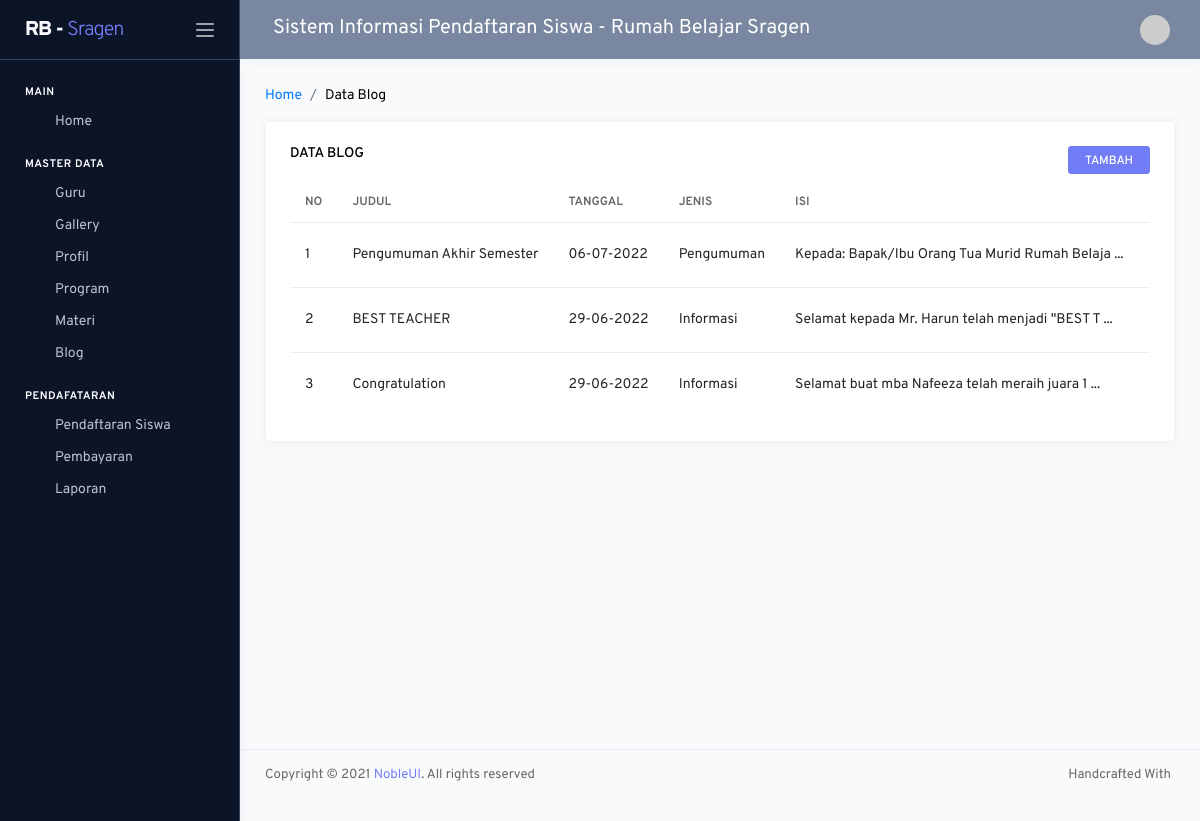
The page /admin/index.php?hal=blog/data on the database its author committed.
### tables this page shows
CREATE TABLE `tb_blog` (
  `idblog` int(11) NOT NULL AUTO_INCREMENT,
  `judul` varchar(100) DEFAULT NULL,
  `jenis` varchar(100) DEFAULT NULL,
  `isi` text,
  `foto` varchar(100) DEFAULT NULL,
  `tanggal` date DEFAULT NULL,
  `idpengguna` int(11) DEFAULT NULL,
  PRIMARY KEY (`idblog`),
  KEY `idpengguna` (`idpengguna`),
  CONSTRAINT `tb_blog_ibfk_1` FOREIGN KEY (`idpengguna`) REFERENCES `tb_pengguna` (`idpengguna`)
);

### setting/crud.php (called while the page is built, shortened)
<?php
 function _dataGetAll ($mysqli,$sql){
  $hasil=array();
  $result = $mysqli->query($sql);
  $num_results = $result->num_rows;
  if($num_results > 0){
    while ($data=mysqli_fetch_assoc($result)) {
      array_push($hasil,$data);
    }
  }
  return $hasil;
}
?>

### setting/helper.php (called while the page is built, shortened)
<?php
function tgl_indo($tgl){
	$tgl		= date_create($tgl);
	$tanggal	= date_format($tgl,"d-m-Y");
	return $tanggal;
}
?>

### admin/modul/blog/data.php (the view, shortened to what this page needs)
<nav class="page-breadcrumb">
	<ol class="breadcrumb">
		<li class="breadcrumb-item"><a href="?hal=dashboard">Home</a></li>
		<li class="breadcrumb-item" aria-current="page">Data Blog</li>
	</ol>
</nav>
<div class="row">
	<div class="col-md-12 grid-margin stretch-card">
		<div class="card">
			<div class="card-body">
				<h6 class="card-title">Data Blog
					<?= _tambah("?hal=blog/olah") ?>
				</h6>
				<div class="table-responsive">
					<table id="dataTableExample" class="table">
						<thead>
							<tr>
								<th>No</th>
								<th>Judul</th>
								<th>Tanggal</th>
								<th>Jenis</th>
								<th>Isi</th>
								<th>Gambar</th>
							</tr>
						</thead>
						<tbody>
							<?php
							$no = 0;
							$sql = "SELECT * FROM tb_blog";
							foreach (_dataGetAll($mysqli, $sql) as $key => $value) :
								extract($value);
							?>
								<tr>
									<td><?= $no += 1 ?></td>
									<td><?= $judul ?></td>
									<td><?= tgl_indo($tanggal) ?></td>
									<td><?= $jenis ?></td>
									<td><?=  mb_strimwidth($isi, 0, 50, " ...") ?></td>
									<td>
									</td>
								</tr>
							<?php endforeach; ?>
						</tbody>
					</table>
				</div>
			</div>
		</div>
	</div>
</div>

### rows shown on the page
tb_blog: no "1", judul "Pengumuman Akhir Semester", tanggal "06-07-2022", jenis "Pengumuman", isi "Kepada: Bapak/Ibu Orang Tua Murid Rumah Belaja ..."
tb_blog: no "2", judul "BEST TEACHER", tanggal "29-06-2022", jenis "Informasi", isi "Selamat kepada Mr. Harun telah menjadi \"BEST T ..."
tb_blog: no "3", judul "Congratulation", tanggal "29-06-2022", jenis "Informasi", isi "Selamat buat mba Nafeeza telah meraih juara 1 ..."

### other values the page prints
nav "RB - Sragen"
judul "Sistem Informasi Pendaftaran Siswa - Rumah Belajar Sragen"
